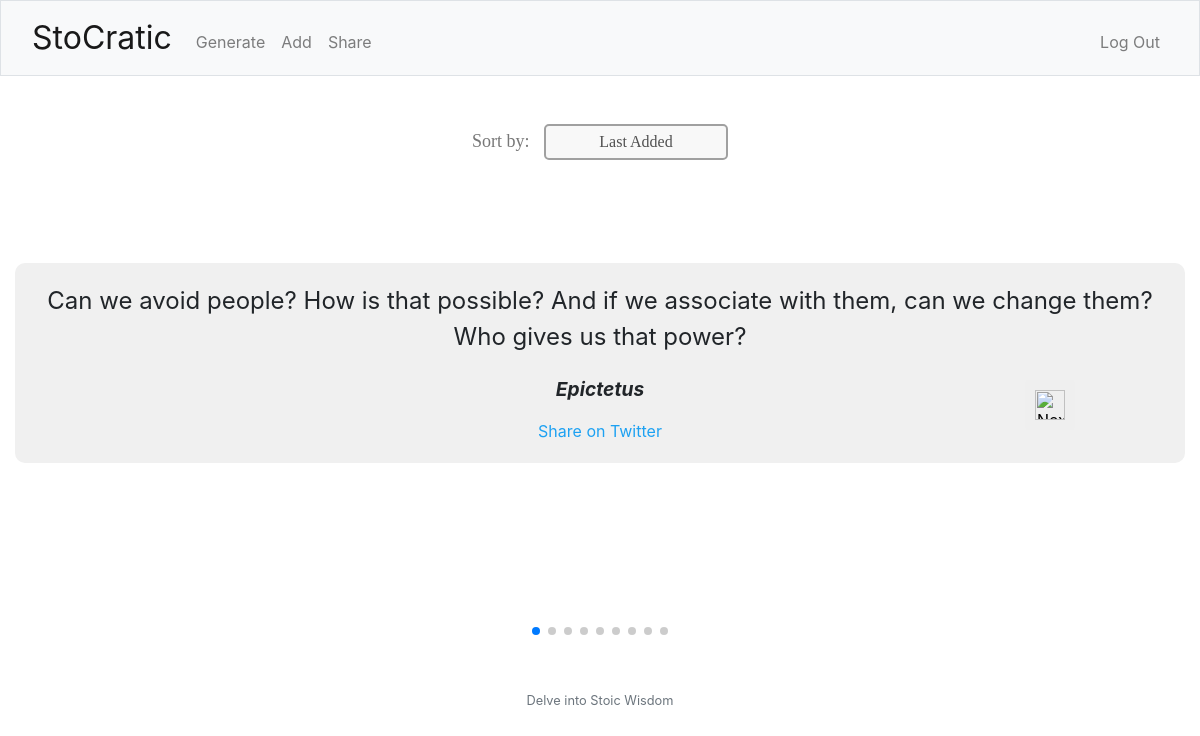
/share (signed in), run on an earlier commit of the app's database.
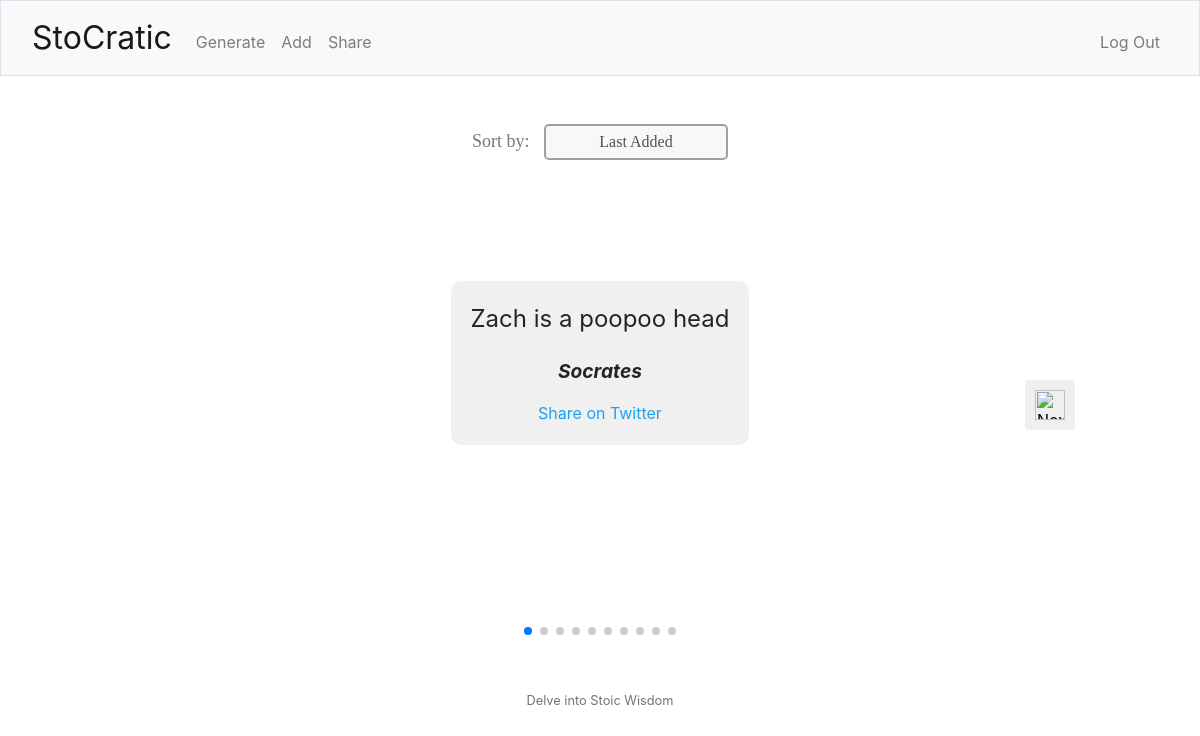
And on a later commit of the database.
### tables this page shows
CREATE TABLE quotes (
            id INTEGER PRIMARY KEY,
            quote_text TEXT NOT NULL,
            author TEXT NOT NULL,
            user_id INTEGER,
            FOREIGN KEY(user_id) REFERENCES users(id)
        );

### app.py (the view)
@app.route('/share')
@login_required
def share():
    sort_method = request.args.get('sort', 'last_added')
    quotes = get_sorted_quotes(sort_method)
    return render_template('share.html', quotes=quotes, current_sort_method=sort_method)

### app.py (called while the page is built)
@app.after_request
def after_request(response):
    response.headers["Cache-Control"] = "no-cache, no-store, must-revalidate"
    response.headers["Expires"] = 0
    response.headers["Pragma"] = "no-cache"
    return response

### helpers.py (called while the page is built)
def login_required(f):
    @wraps(f)
    def decorated_function(*args, **kwargs):
        if session.get("user_id") is None:
            return redirect("/login")
        return f(*args, **kwargs)
    return decorated_function

### templates/share.html (shortened to what this page needs)
<link rel="stylesheet" href="https://unpkg.com/swiper/swiper-bundle.min.css" />
{% extends "layout.html" %}
{% block main %}
    <div class="sort-menu">
        <label for="sort-select" class="sort-label">Sort by:</label>
        <select id="sort-select" onchange="sortFlashcards()">
            <option value="last_added" {% if current_sort_method == 'last_added' %}selected{% endif %}>Last Added</option>
        </select>
    </div>
    <div class="swiper mySwiper">
        <div class="swiper-wrapper">
            {% for quote in quotes %}
            <div class="swiper-slide">
                <div class="flashcard">
                    <div class="quote-content">{{ quote[0] }}</div>
                    <div class="quote-author">{{ quote[1] }}</div>
                    <a href="https://twitter.com/intent/tweet?text={{ (quote[0] + '  - ' + quote[1]) | urlencode }}" target="_blank" class="share-twitter">Share on Twitter</a>
                </div>
            </div>
        {% endfor %}
        </div>
        <div class="swiper-pagination"></div>
    </div>
    <button id="nextButton">
        <img src="/static/right-arrow.png" alt="Next">
    </button>
{% endblock %}

What changed in the data, as far as the page shows it:
no longer on this page (row unchanged): quotes: quote_text "Can we avoid people? How is that possible? And if we associate with them, can we change them? Who gives us that power?", author "Epictetus"
added quotes: quote_text "Zach is a poopoo head", author "Socrates"
